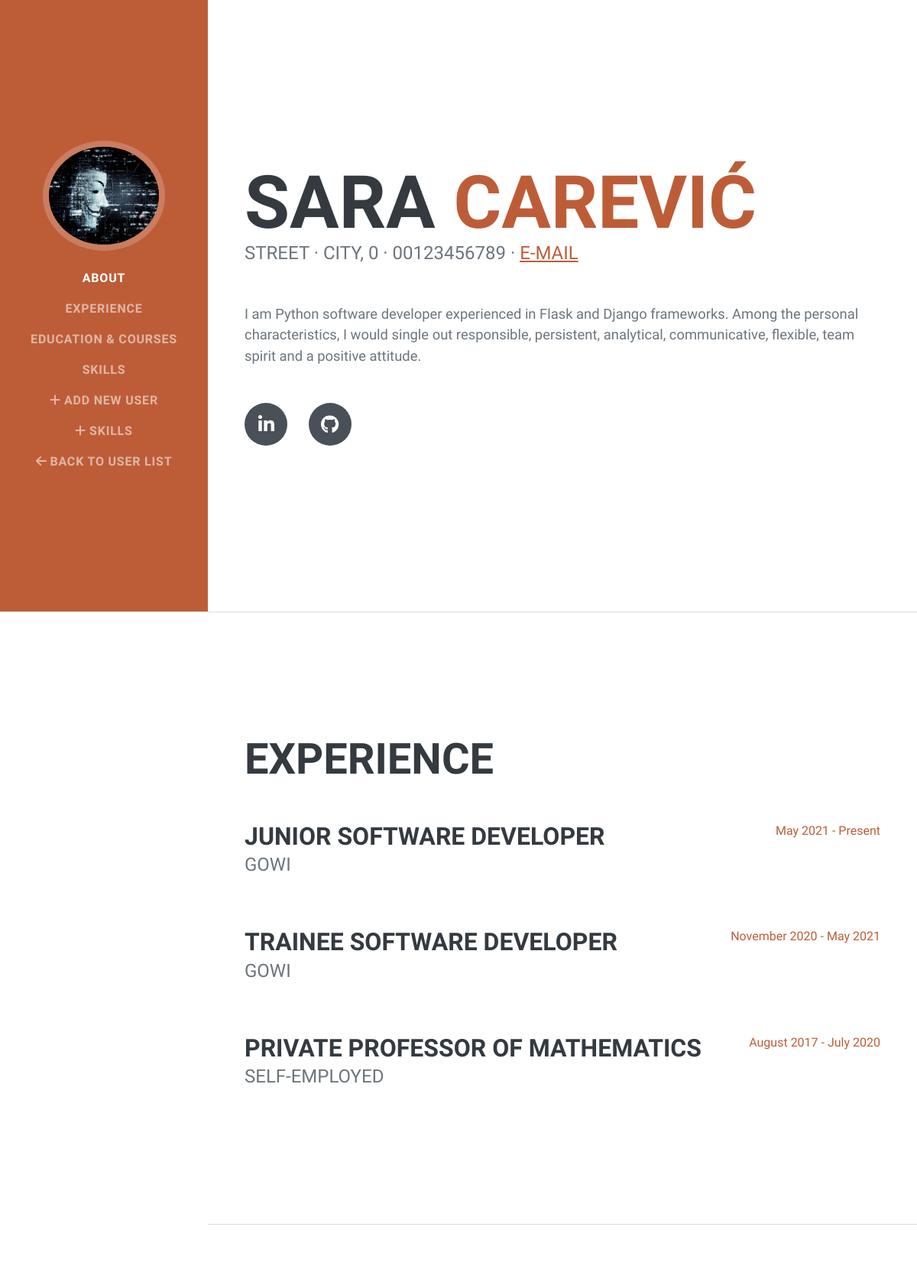
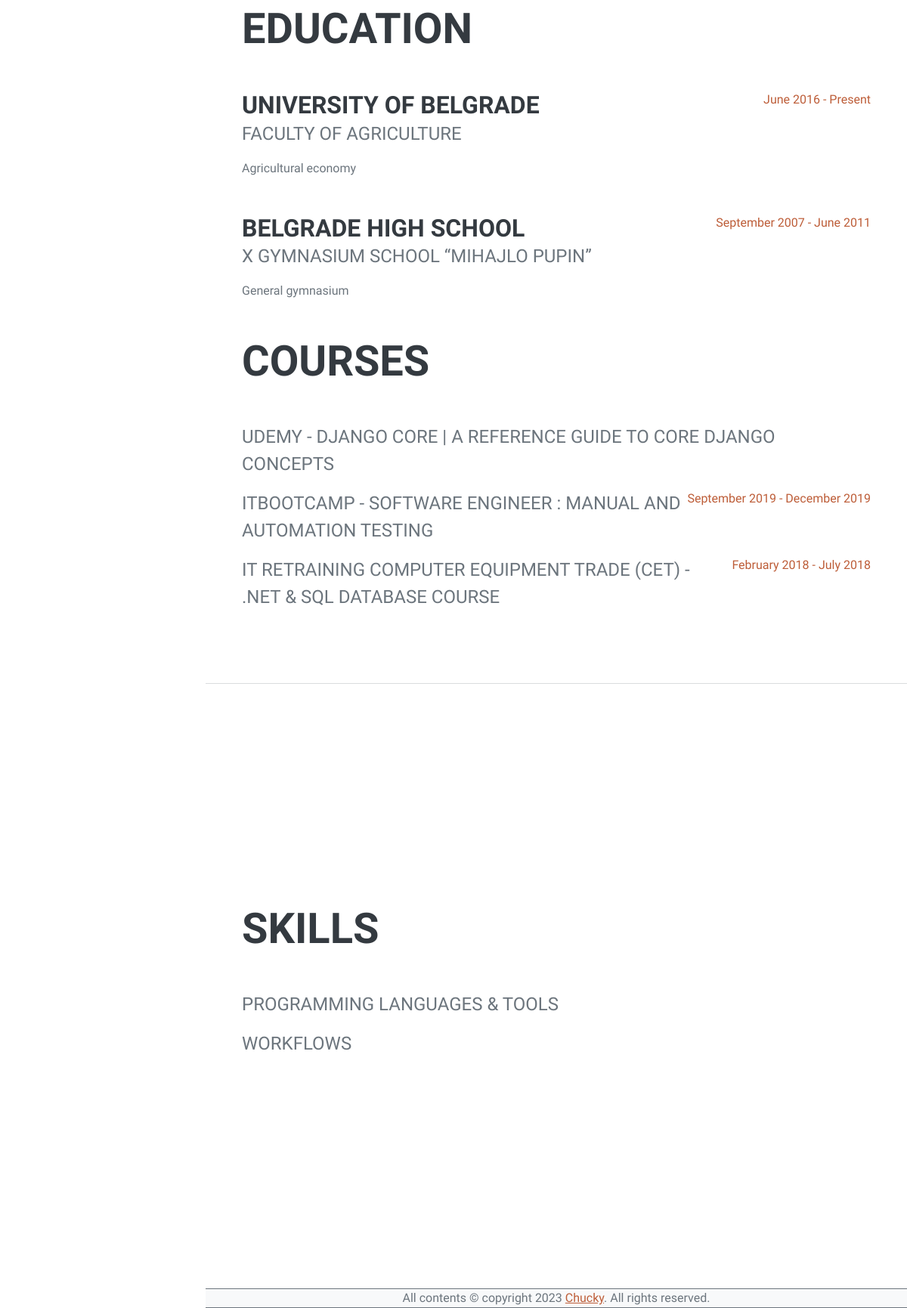
Page /user/details/1 on the earlier database version (2 pictures, top to bottom).
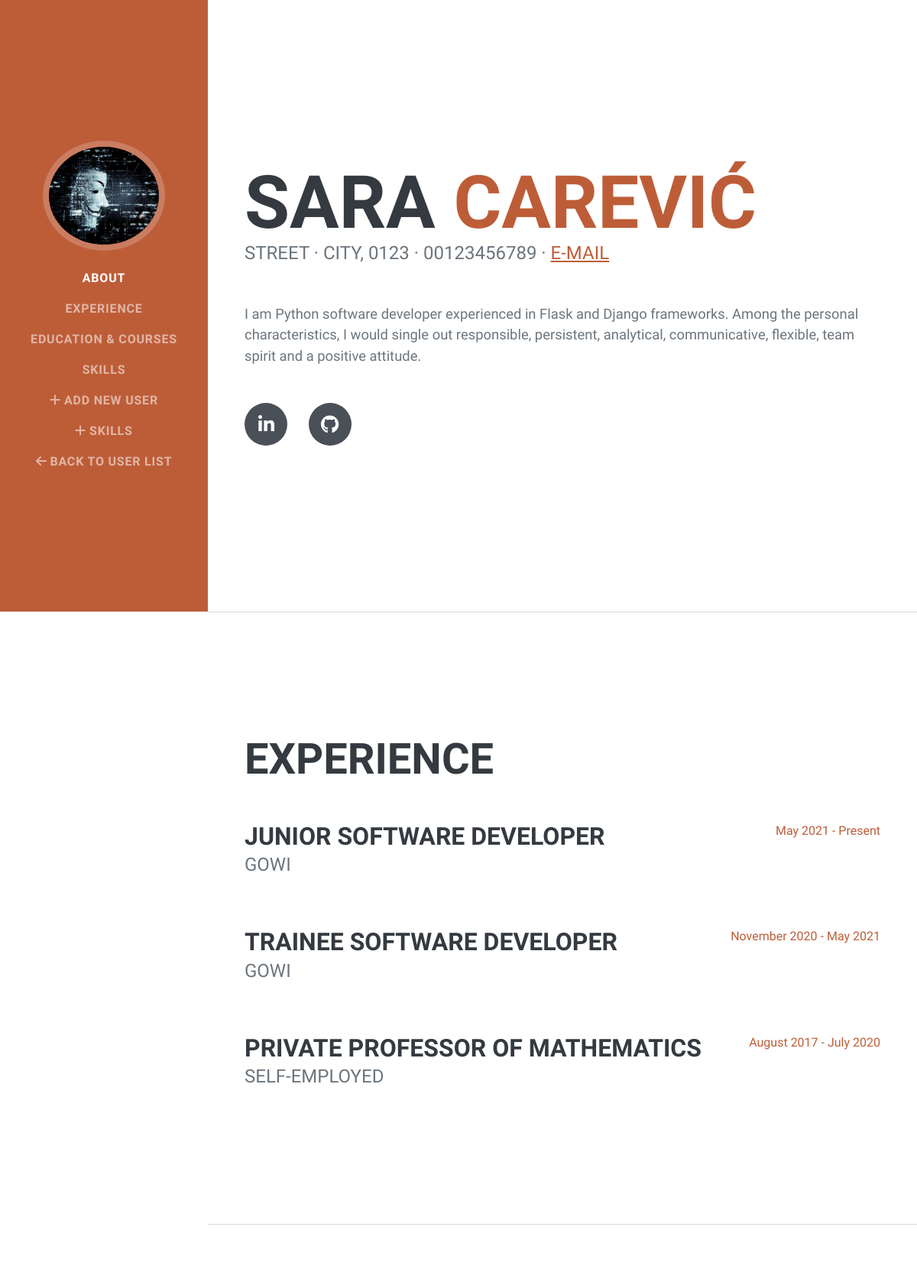
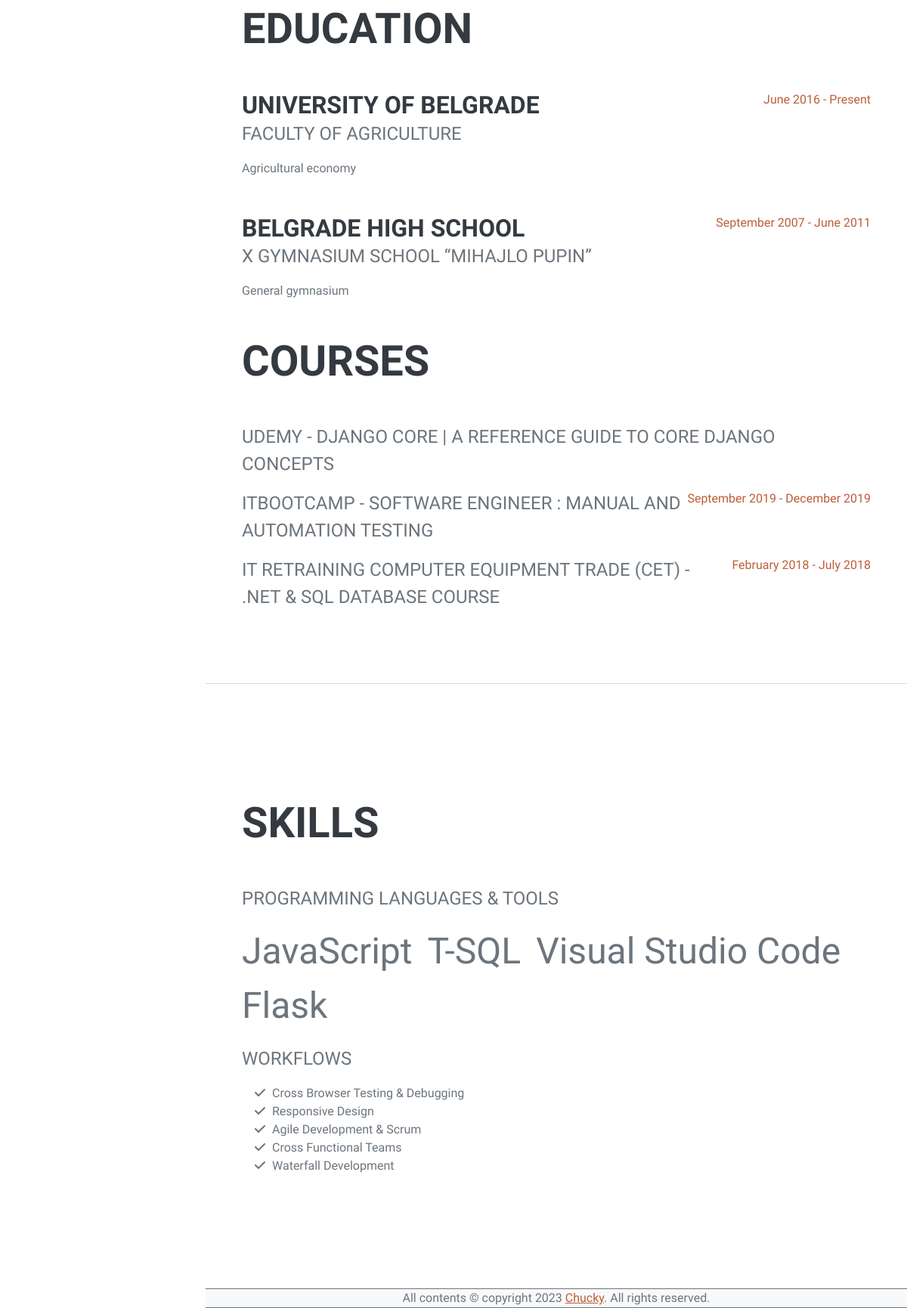
Same page on the later database version (2 pictures, top to bottom).
### app.py (models this page shows, shortened)
class User(db.Model):
    __tablename__ = 'User'
    id = db.Column(db.Integer, primary_key=True)
    firstname = db.Column(db.String(256), nullable=False)
    lastname = db.Column(db.String(256), nullable=False)
    street = db.Column(db.String(256), nullable=False)
    city = db.Column(db.String(256), nullable=False)
    postcode = db.Column(db.String(256), nullable=False)
    phone = db.Column(db.String(256), nullable=False)
    email = db.Column(db.String(256), unique=True, nullable=False)
    bio = db.Column(db.Text)
    li = db.Column(db.String(256), unique=True, nullable=False)
    gh = db.Column(db.String(256), unique=True, nullable=False)
    education = db.relationship('UserEducation', backref='User', lazy=True)
    experience = db.relationship('UserExperience', backref='User', lazy=True)
    created_at = db.Column(db.DateTime(timezone=True), server_default=func.now())

class Skill(db.Model):
    __tablename__ = 'Skill'
    id = db.Column(db.Integer, primary_key=True)
    name = db.Column(db.String(256), unique=True, nullable=False)
    is_skill = db.Column(db.Boolean, unique=False, default=True)
    created_at = db.Column(db.DateTime(timezone=True), server_default=func.now())

### app_views.py (the view)
@app_views.route('/user/details/<int:id>', methods=['GET'])
def user_details(id):
    try:
        from app import User, UserSkill, Skill
        user = User.query.get(int(id))
        user_skills = UserSkill.query.filter_by(user_id=id)
        skills = []
        workflows = []
        for element in user_skills:
            skill = Skill.query.get(int(element.skill_id))
            if skill.is_skill:
                skills.append(skill.name)
            else:
                workflows.append(skill.name)
        context = {
            'type': 'user-details',
            'general': {
                'firstname': user.firstname,
                'lastname': user.lastname,
                'street': user.street,
                'city': user.city,
                'postcode': user.postcode,
                'phone': user.phone,
                'email': user.email,
                'bio': user.bio,
                'linkedin': user.li,
                'github': user.gh
            },
            'experience': [],
            'education': [],
            'skills': {
                'skills': skills,
                'workflows': workflows
            }
        }
        return render_template('user-details.html', context=context)
    except Exception as e:
        abort(500)

### app_views.py (called while the page is built)
@app_views.context_processor
def inject_now():
    return {'current_year': datetime.utcnow().year}

### templates/user-details.html
{% extends 'components/layouts/base.html' %}
{% block content %}
    <div class="container-fluid p-0">
        {% with type=context.type %}
            {% include "components/navigation.html" %}
        {% endwith %}
        {% with context=context.general %}
            {% include "components/user/details/general.html" %}
        {% endwith %}
        <hr class="m-0" />
        {% include "components/user/details/experience.html" %}
        <hr class="m-0" />
        {% include "components/user/details/education.html" %}
        <hr class="m-0" />
        {% with context=context.skills %}
            {% include "components/user/details/skills.html" %}
        {% endwith %}
    </div>
{% endblock %}

### templates/components/user/details/general.html
{% block content %}
    <section class="resume-section" id="about">
        <div class="resume-section-content">
            <h1 class="mb-0">
                {{context.firstname}}
                <span class="text-primary">{{context.lastname}}</span>
            </h1>
            <div class="subheading mb-5">
                {{context.street}} · {{context.city}}, {{context.postcode}} · {{context.phone}} ·
                <a href="mailto:{{context.email}}">E-mail</a>
            </div>
            <p class="lead mb-5">
                {{context.bio}}
            </p>
            <div class="social-icons">
                <a class="social-icon" href="{{context.linkedin}}"><i class="fab fa-linkedin-in"></i></a>
                <a class="social-icon" href="{{context.github}}"><i class="fab fa-github"></i></a>
            </div>
        </div>
    </section>
{% endblock %}

### templates/components/user/details/skills.html
{% block content %}
    <section class="resume-section" id="skills">
        <div class="resume-section-content">
            <h2 class="mb-5">Skills</h2>
            <div class="subheading mb-3">Programming Languages & Tools</div>
            <ul class="list-inline dev-icons">
                {% for skill in context.skills %}
                    <li class="list-inline-item">{{skill}}</li>
                {% endfor %}
            </ul>
            <div class="subheading mb-3">Workflows</div>
            <ul class="fa-ul mb-0">
                {% for workflow in context.workflows %}
                    <li>
                        <span class="fa-li"><i class="fas fa-check"></i></span>
                        {{workflow}}
                    </li>
                {% endfor %}
            </ul>
        </div>
    </section>
{% endblock %}

Differences in the rows shown:
changed User "SARA": postcode (not shown) → "0123"
added Skill: name "JavaScript", shown under "SKILLS"
now on this page (row edited): Skill: name "T-SQL", shown under "SKILLS"
now on this page (row edited): Skill: name "Visual Studio Code", shown under "SKILLS"
now on this page (row edited): Skill: name "Flask", shown under "SKILLS"
now on this page (row edited): Skill: name "Cross Browser Testing & Debugging"
added Skill: name "Responsive Design"
added Skill: name "Agile Development & Scrum"
added Skill: name "Cross Functional Teams"
added Skill: name "Waterfall Development"
Other differences:
{{ context.postcode }}: "0" → (not shown)
